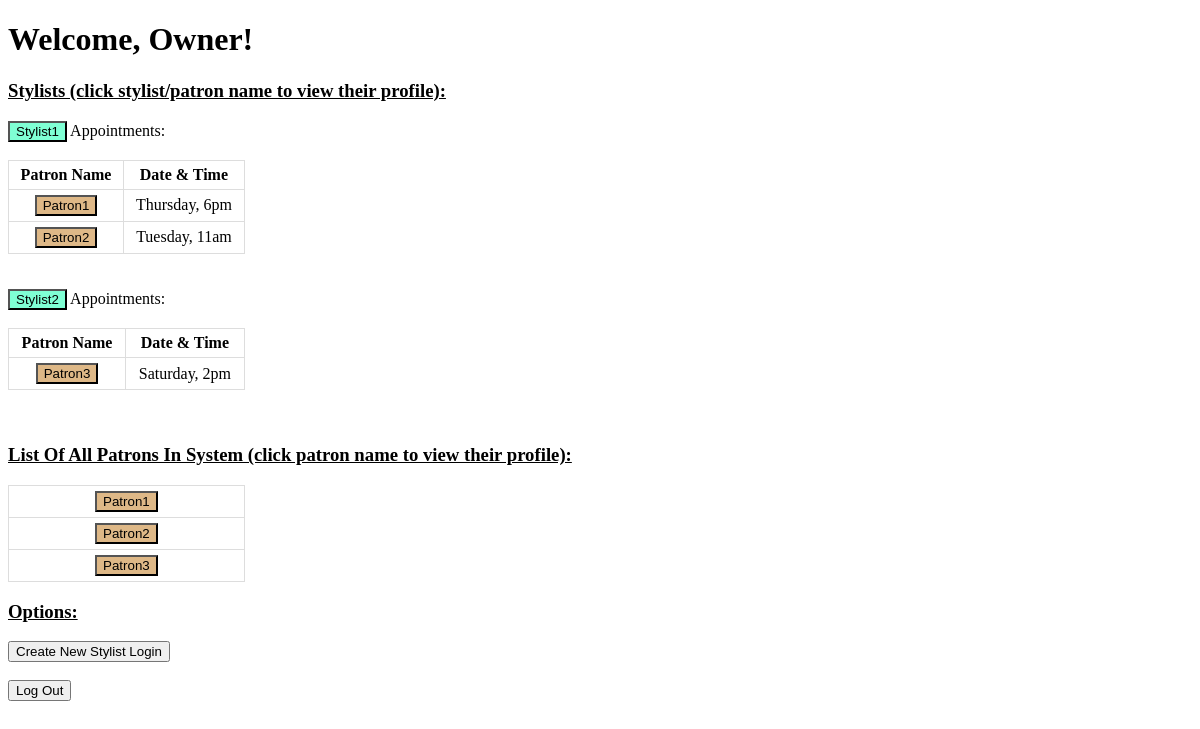
The app's page /owner-page/, older data.
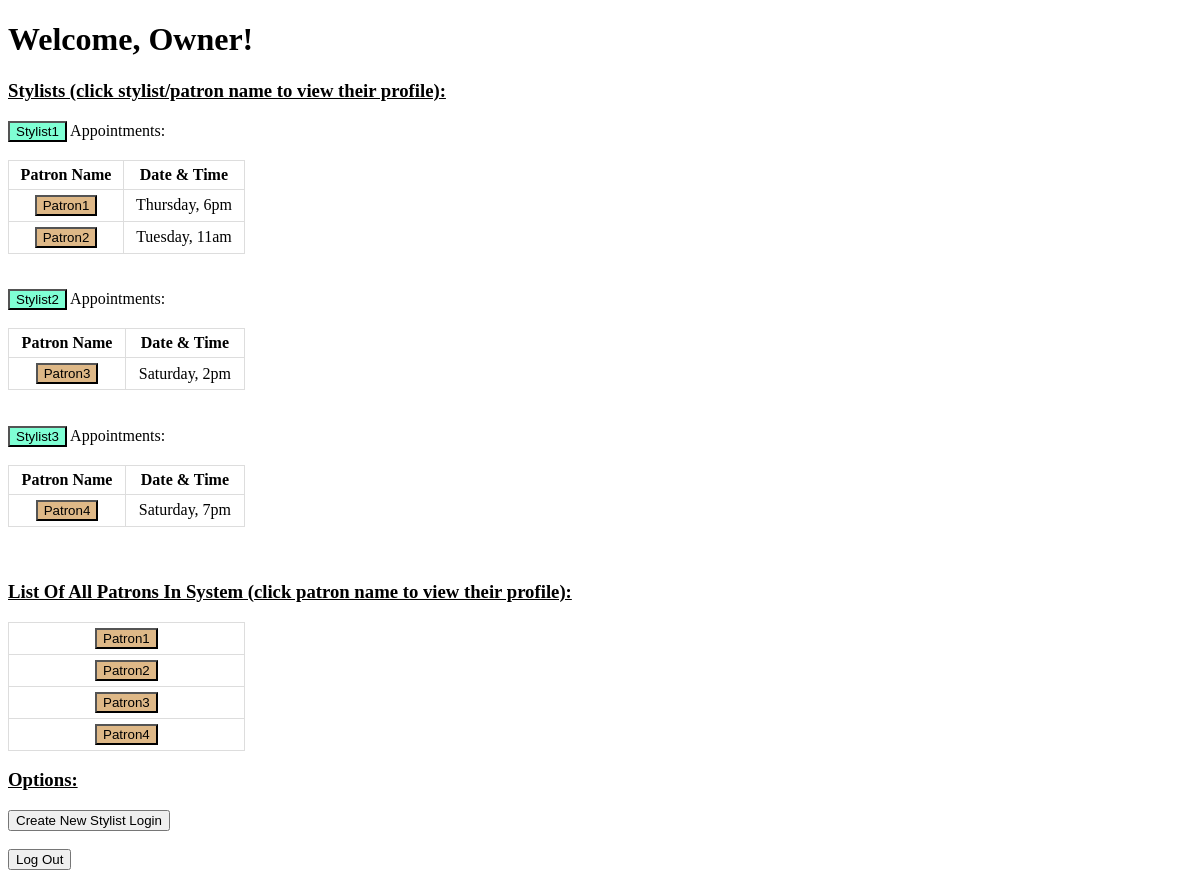
The same page, newer data.
### salon.py (models this page shows, shortened)
class Stylist(db.Model):
    id = db.Column(db.Integer, primary_key=True)
    name = db.Column(db.String(80))
    username = db.Column(db.String(80))
    password = db.Column(db.String(80))
    appointments = db.relationship('Appointment', backref='stylist', lazy='select')

class Appointment(db.Model):
    id = db.Column(db.Integer, primary_key=True)
    day = db.Column(db.String(80))
    time = db.Column(db.String(80))
    stylist_id = db.Column(db.Integer, db.ForeignKey('stylist.id'))
    patron_id = db.Column(db.Integer, db.ForeignKey('patron.id'))

class Patron(db.Model):
    id = db.Column(db.Integer, primary_key=True)
    name = db.Column(db.String(80))
    username = db.Column(db.String(80))
    password = db.Column(db.String(80))
    appointments = db.relationship('Appointment', backref='patron', lazy='select')

### salon.py (the view)
@app.route("/owner-page/", methods=["GET"])
def owner_page():
    return render_template("owner.html", stylists=Stylist.query.all(), patrons=Patron.query.all())

### templates/owner.html (shortened to what this page needs)
{% extends 'base.html' %}
{% block content %}
<h1>Welcome, Owner!</h1>
<div>
    <h3><u>Stylists (click stylist/patron name to view their profile):</u></h3>
    {% if stylists %}
        {% for stylist in stylists %}
            <form action="{{ url_for('stylist_page', stylist=stylist.name, owner='yes') }}" method="get">
                <input style="background-color:aquamarine" type="submit" value="{{stylist.name}}"/>
                Appointments: <br><br>
            </form>
            <table>
            {% if stylist.appointments%}
            <th>Patron Name</th>
            <th>Date & Time</th>
                {% for appointment in stylist.appointments %}
                    <tr>
                        <td>
                            <form action="{{ url_for('patron_page', patron=appointment.patron.name) }}" method="get">
                                <input style="background-color:burlywood" type="submit" value="{{appointment.patron.name}}"/>
                            </form>
                        </td>
                        <td>
                            {{ appointment.day }}, {{ appointment.time }}
                        </td>
                    <tr>
                {% endfor %}
            {% else %}
                <tr><td>This stylist has no appointments scheduled.</td></tr>
            {% endif %}
            </table>
            <br>
            <br>
        {% endfor %}
    {% endif %}
</div>
<h3><u>List Of All Patrons In System (click patron name to view their profile):</u></h3>
<table>
    {% if patrons %}
        {% for patron in patrons %}
            <tr><td>
                <form action="{{ url_for('patron_page', patron=patron.name) }}" method="get">
                        <input style="background-color:burlywood" type="submit" value="{{patron.name}}"/>
                </form>
            </td></tr>
        {% endfor %}
    {% else %}
    <tr><td>There are no patrons in the system!</td></tr>
    {% endif %}
</table>
<h3><u>Options:</u></h3>
<div>
    <form action="{{ url_for('stylist_creation_page') }}" method="get">
        <input type="submit" value="Create New Stylist Login"/>
    </form>
</div>
<br>
<div>
    <form action="{{ url_for('login_page') }}" method="get">
        <input type="submit" value="Log Out"/>
    </form>
</div>
{% endblock %}

### templates/base.html (shortened to what this page needs)
<!DOCTYPE html>
<html lang="en">
<head>
</head>
<body>
    {% block content %}
    {% endblock %}
</body>
</html>

### templates/owner.html (style rules this page uses)
table { border-collapse: collapse; width: 20%; }
td, th { border: 1px solid #dddddd; text-align: center; padding: 5px; }

Row changes from the older to the newer data that the page shows:
added Stylist: name "Stylist3"
added Appointment: patron.name "Patron4", day "Saturday", time "7pm"
added Patron: name "Patron4"
